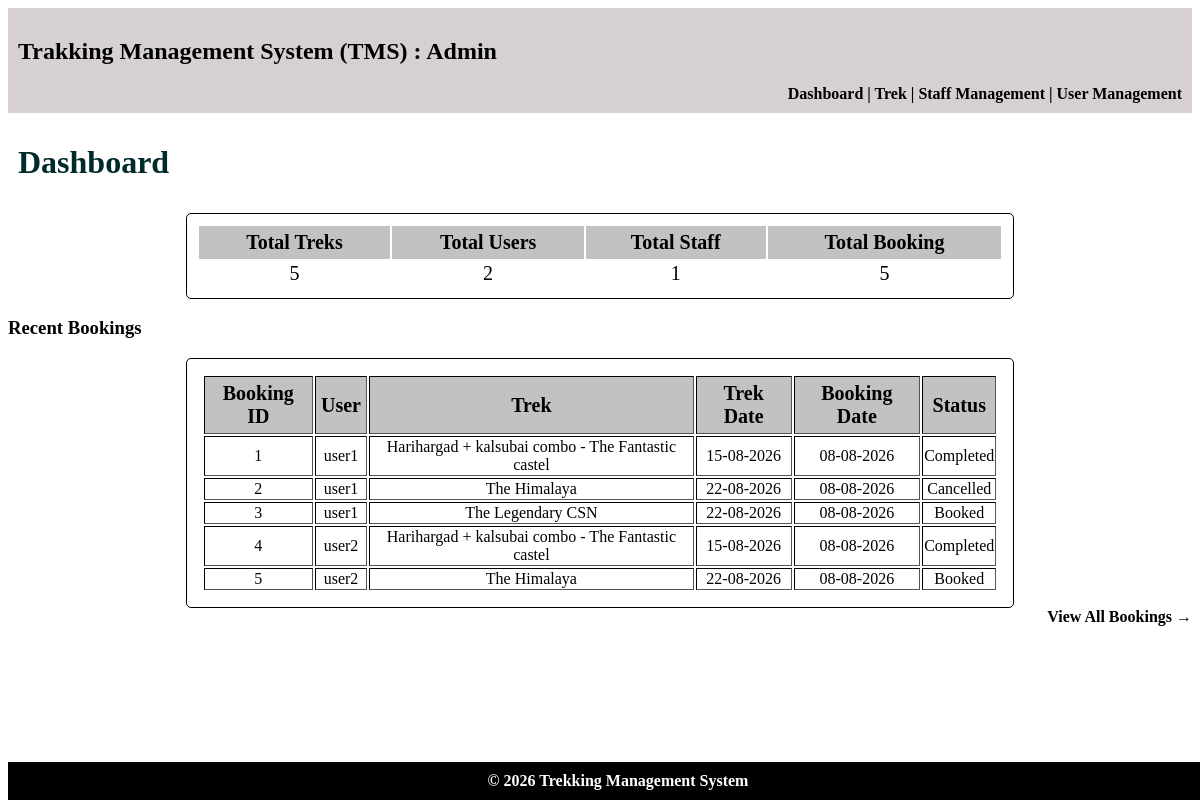
/admin, run on an earlier commit of the app's database.
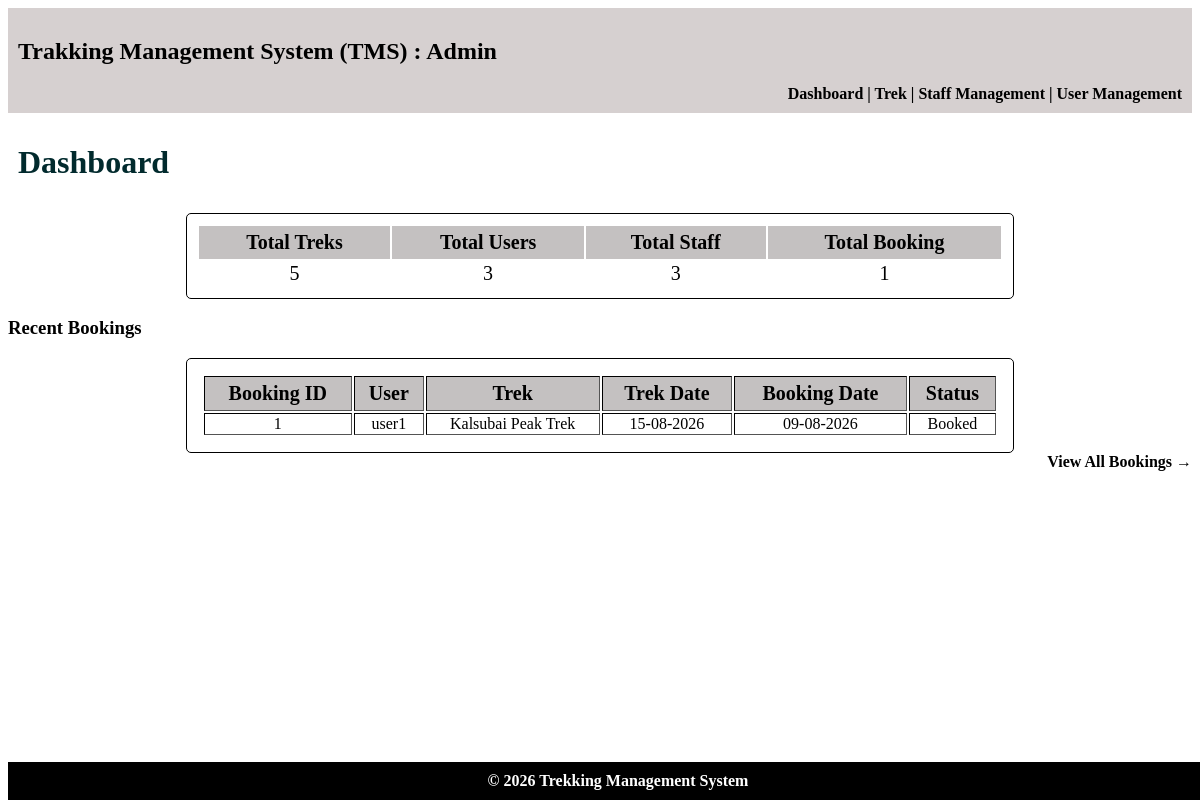
And on a later commit of the database.
### models.py (models this page shows)
class Bookings(db.Model):
    __tablename__ = "bookings"
    booking_id = db.Column(db.Integer,primary_key=True)
    trekker_id = db.Column(db.Integer,db.ForeignKey("trekker_profiles.trekker_id"),nullable=False)
    trek_id = db.Column(db.Integer,db.ForeignKey("treks.trek_id"),nullable=False)
    booking_status = db.Column(db.Integer,nullable=False,default=0)     # 0 = Booked, 1 = Cancelled  2 = Completed
    booking_date = db.Column(db.Date,nullable=False)
    __table_args__ = (
        db.UniqueConstraint(
            "trekker_id",
            "trek_id",
            name="unique_trekker_trek"
        ),
    )

class Trekker_Profiles(db.Model):
    __tablename__ = "trekker_profiles"
    trekker_id = db.Column(db.Integer,db.ForeignKey("users.id"),primary_key=True)
    name = db.Column(db.String, nullable=False)
    phone = db.Column(db.String, nullable=False)
    address = db.Column(db.String, nullable=False)
    emergency_contact = db.Column(db.String, nullable=False)
    status = db.Column(db.Integer,nullable=False,default=0) # 0 = Registered, # 1 = Blacklisted
    bookings = db.relationship(
        "Bookings",
        cascade="all, delete",
        backref="trekker_profiles"
    )

class Treks(db.Model):
    __tablename__ = "treks"
    trek_id = db.Column(db.Integer,primary_key=True)
    trek_name = db.Column(db.String, nullable=False)
    location = db.Column(db.String, nullable=False)
    duration_days = db.Column(db.Integer,nullable=False)
    total_slots = db.Column(db.Integer,nullable=False)
    avail_slots = db.Column(db.Integer,nullable=False)
    staff_id = db.Column(db.Integer,db.ForeignKey("staff_profiles.staff_id"),nullable=True)
    difficulty = db.Column(db.Integer,nullable=False, default=0)    # 0 = Easy, 1 = Moderate, 2 = Hard
    trek_status = db.Column(db.Integer,nullable=False,default=0)    # 0 = Pending, 1 = Approved, 2 = Open, 3 = Closed, 4 = Completed
    start_date = db.Column(db.Date,nullable=False)
    end_date = db.Column(db.Date, nullable=False)
    description = db.Column(db.String,nullable=False)
    bookings = db.relationship(
        "Bookings",
        cascade="all, delete",
        backref="treks"
    )

### controller.py (the view)
@app.route("/admin")
def admin_dashboard():
    total_treks = db.session.query(Treks).count()
    total_users = db.session.query(Users).filter(Users.role == 1).count()
    total_staff = db.session.query(Staff_Profiles).count()
    total_bookings = db.session.query(Bookings).count()
    recent_bookings = db.session.query(Bookings).order_by(
        Bookings.booking_date.desc()
    ).limit(5).all()
    return render_template(
        "admin_dashboard.html",total_treks=total_treks,
        total_users=total_users,total_staff=total_staff,
        total_bookings=total_bookings,recent_bookings=recent_bookings)

### templates/admin_dashboard.html (shortened to what this page needs)
<!DOCTYPE html>
<html lang="en">
<head>
    <link rel="stylesheet" href="/static/main.css">
</head>
<body>
    <header>
        <h2>Trakking Management System (TMS) : Admin</h2>
        <nav>
            <a href="{{ url_for('admin_dashboard') }}"> Dashboard </a>|
            <a href="{{ url_for('admin_treks') }}"> Trek </a>|
            <a href="{{ url_for('admin_staff') }}"> Staff Management </a>|
            <a href="{{ url_for('admin_user') }}"> User Management </a>
        </nav>
    </header>
    <main>
        <h1>Dashboard</h1>
        <table class="Dashboard">
            <tr><th>Total Treks</th><th>Total Users</th><th>Total Staff</th><th>Total Booking</th></tr>
            <tr><td>{{ total_treks }}</td> <td>{{ total_users }}</td> <td>{{ total_staff }}</td> <td>{{ total_bookings }}</td></tr>
        </table>
        <h3>Recent Bookings</h3>
        <table class="normal" border="1">
            <tr><th>Booking ID</th> <th>User</th>   <th>Trek</th>   <th>Trek Date</th>  <th>Booking Date</th>   <th>Status</th></tr>
            {% for booking in recent_bookings %}
            <tr><td>{{ booking.booking_id }}</td>
                <td>{{ booking.trekker_profiles.name }}</td>
                <td>{{ booking.treks.trek_name }}</td>
                <td>{{ booking.treks.start_date.strftime('%d-%m-%Y') }}</td>
                <td>{{ booking.booking_date.strftime('%d-%m-%Y') }}</td>
                <td>
                    {% if booking.booking_status == 0 %}
                        Booked
                    {% elif booking.booking_status == 1 %}
                        Cancelled
                    {% elif booking.booking_status == 2 %}
                        Completed
                    {% endif %}
                </td>
            </tr>
        {% else %}
        <tr><td colspan="6">No bookings available.</td></tr>
        {% endfor %}
        </table>
        <nav>
                <a href="{{ url_for('admin_bookings') }}"> View All Bookings → </a>
        </nav>
    </main>
    <footer>© 2026 Trekking Management System</footer>
</body>
</html>

### static/main.css (style rules this page uses)
body { padding-bottom: 50px; }
footer { background:black; color:white; text-align:center; font-weight:bold; padding:10px; bottom: 0; position: fixed; width: 100%; }
header { background:rgb(214, 208, 208); text-align: justify; padding:10px; }
table th { background: rgb(196, 193, 193); font-size: 20px; padding: 5px; }
.Dashboard { margin: auto; width:70%; padding:10px; font-size: medium; border: 1px solid black; border-radius: 5px; text-align: center; font-size: 20px; }
.normal { text-align: center; padding: 15px; margin:auto; width:70%; border: 1px solid black; border-radius: 5px; }
nav { text-align: right; font-weight: bold; }
nav a { color: black; text-decoration: none; }
h1 { padding: 10px; color: rgb(1, 42, 45); }

What changed in the data, as far as the page shows it:
removed Bookings: booking_id "2", trekker_profiles.name "user1", treks.trek_name "The Himalaya", treks.start_date "22-08-2026", booking_date "08-08-2026", booking_status "Cancelled"
removed Bookings: booking_id "3", trekker_profiles.name "user1", treks.trek_name "The Legendary CSN", treks.start_date "22-08-2026", booking_date "08-08-2026", booking_status "Booked"
removed Bookings: booking_id "4", trekker_profiles.name "user2", treks.trek_name "Harihargad + kalsubai combo - The Fantastic castel", treks.start_date "15-08-2026", booking_date "08-08-2026", booking_status "Completed"
removed Bookings: booking_id "5", trekker_profiles.name "user2", treks.trek_name "The Himalaya", treks.start_date "22-08-2026", booking_date "08-08-2026", booking_status "Booked"
changed Bookings "user1": treks.trek_name "Harihargad + kalsubai combo - The Fantastic castel" → "Kalsubai Peak Trek"; booking_date "08-08-2026" → "09-08-2026"; booking_status "Completed" → "Booked"
Also different on the page:
{{ total_users }}: "2" → "3"
{{ total_staff }}: "1" → "3"
{{ total_bookings }}: "5" → "1"
